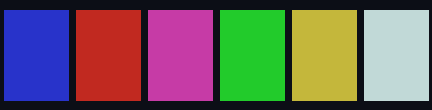

Write the Python code that produced this figure.
"""
kmeans_palette.py - K-Means colour quantisation. Treat every pixel of an
image as a point in RGB-space, cluster them into K groups, and replace
each pixel with the centroid of its cluster. The result is a posterised
version of the input that uses exactly K colours.

We also render the K-cluster centroids as a colour palette swatch beside
the original and the quantised output, so the algorithm's "vocabulary"
is visible.

Pixels2GenAI Project
"""

import numpy as np
from PIL import Image, ImageDraw
from sklearn.cluster import KMeans

# ---------- CONFIG ----------
WIDTH, HEIGHT = 384, 256
N_CLUSTERS = 6                  # K
N_SAMPLES = 4000                # subsample for fit speed
RANDOM_STATE = 0
# ----------------------------


def synthesise_input(width, height, seed=0):
    """Generate a synthetic input image with smooth gradients so the
    quantisation effect is easy to see without depending on an external file."""
    rng = np.random.default_rng(seed)
    ys, xs = np.meshgrid(np.linspace(0, 1, height), np.linspace(0, 1, width), indexing='ij')
    r = 0.5 + 0.5 * np.cos(2 * np.pi * (xs * 1.3 + ys * 0.9))
    g = 0.5 + 0.5 * np.sin(2 * np.pi * (xs * 0.7 - ys * 1.1))
    b = 0.5 + 0.5 * np.cos(2 * np.pi * (xs * 0.4 + ys * 2.2 + 0.3))
    base = np.stack([r, g, b], axis=-1)
    noise = rng.normal(0, 0.04, base.shape)
    img = np.clip(base + noise, 0, 1) * 255
    return img.astype(np.uint8)


def kmeans_quantise(image_rgb, k, n_samples=4000, random_state=0):
    """Return (quantised_image, sorted_palette_rgb_uint8)."""
    h, w, _ = image_rgb.shape
    pixels = image_rgb.reshape(-1, 3).astype(np.float32)

    rng = np.random.default_rng(random_state)
    idx = rng.choice(pixels.shape[0], size=min(n_samples, pixels.shape[0]),
                     replace=False)
    train = pixels[idx]

    km = KMeans(n_clusters=k, n_init=10, random_state=random_state)
    km.fit(train)

    labels = km.predict(pixels)
    quantised = km.cluster_centers_[labels].reshape(h, w, 3)
    quantised = np.clip(quantised, 0, 255).astype(np.uint8)

    # Sort palette by luminance for stable visual order.
    centres = km.cluster_centers_.clip(0, 255).astype(np.uint8)
    luma = centres @ np.array([0.299, 0.587, 0.114])
    order = np.argsort(luma)
    palette = centres[order]
    return quantised, palette


def palette_strip(palette, swatch=72, height=120):
    """Render the K colours as a horizontal swatch strip."""
    k = len(palette)
    img = Image.new('RGB', (k * swatch, height), (12, 14, 22))
    draw = ImageDraw.Draw(img)
    for i, c in enumerate(palette):
        draw.rectangle([i * swatch + 4, 10, (i + 1) * swatch - 4, height - 10],
                       fill=tuple(int(v) for v in c))
    return np.array(img)


def stack_panel(input_img, quantised_img, palette_strip_img):
    """Compose a three-panel figure: input | quantised | palette."""
    h = input_img.shape[0]
    spacer = np.full((h, 16, 3), 14, dtype=np.uint8)
    top = np.hstack([input_img, spacer, quantised_img])
    pad = np.full((20, top.shape[1], 3), 14, dtype=np.uint8)
    p_h, p_w, _ = palette_strip_img.shape
    palette_padded = np.full((p_h, top.shape[1], 3), 14, dtype=np.uint8)
    x0 = (top.shape[1] - p_w) // 2
    palette_padded[:, x0:x0 + p_w] = palette_strip_img
    return np.vstack([top, pad, palette_padded])


def main():
    image = synthesise_input(WIDTH, HEIGHT, seed=4)
    quantised, palette = kmeans_quantise(image, N_CLUSTERS,
                                         n_samples=N_SAMPLES,
                                         random_state=RANDOM_STATE)

    Image.fromarray(image).save('kmeans_input.png')
    Image.fromarray(quantised).save('kmeans_output.png')

    strip = palette_strip(palette, swatch=72, height=110)
    Image.fromarray(strip).save('kmeans_palette.png')

    panel = stack_panel(image, quantised, strip)
    Image.fromarray(panel).save('kmeans_panel.png')
    print(f'Wrote kmeans_input.png, kmeans_output.png, kmeans_palette.png, '
          f'kmeans_panel.png (K={N_CLUSTERS})')


if __name__ == '__main__':
    main()
